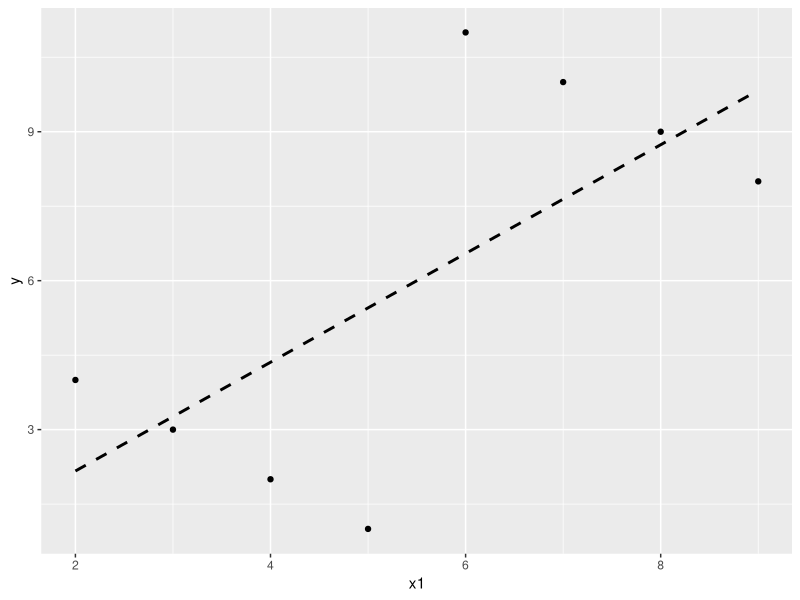
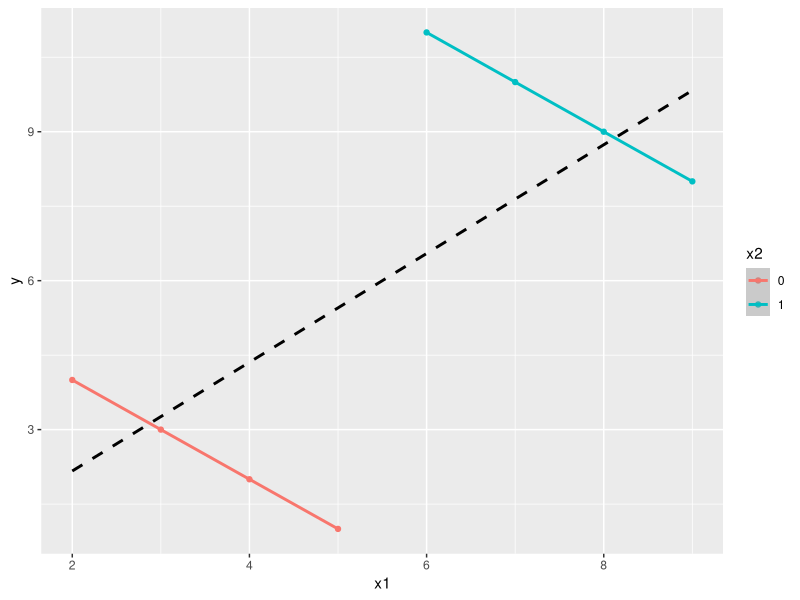
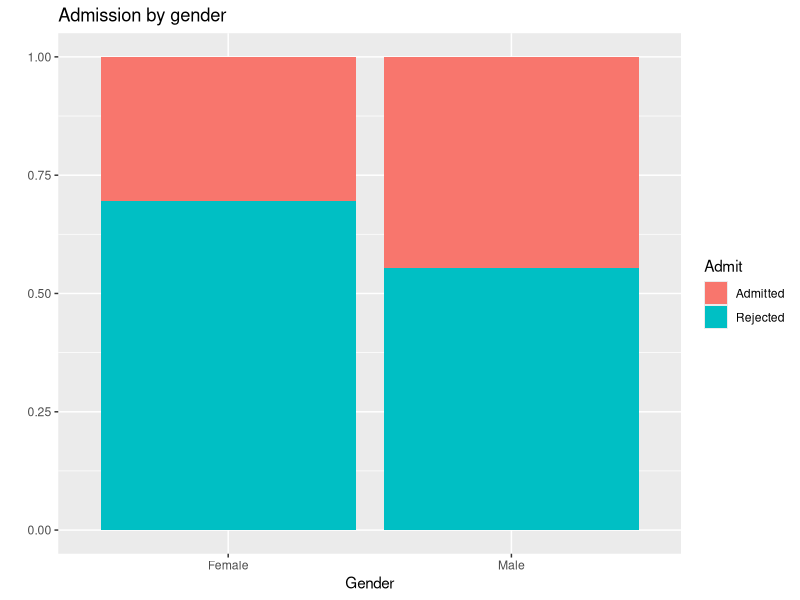
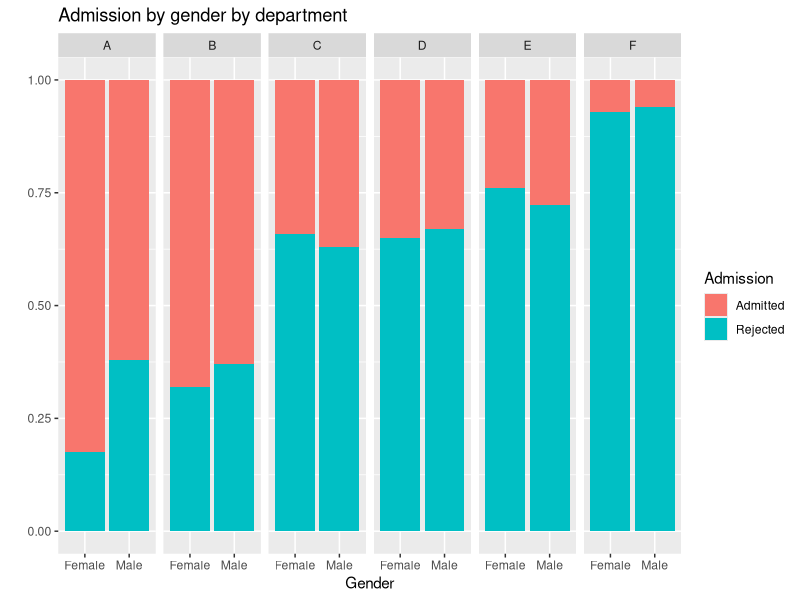
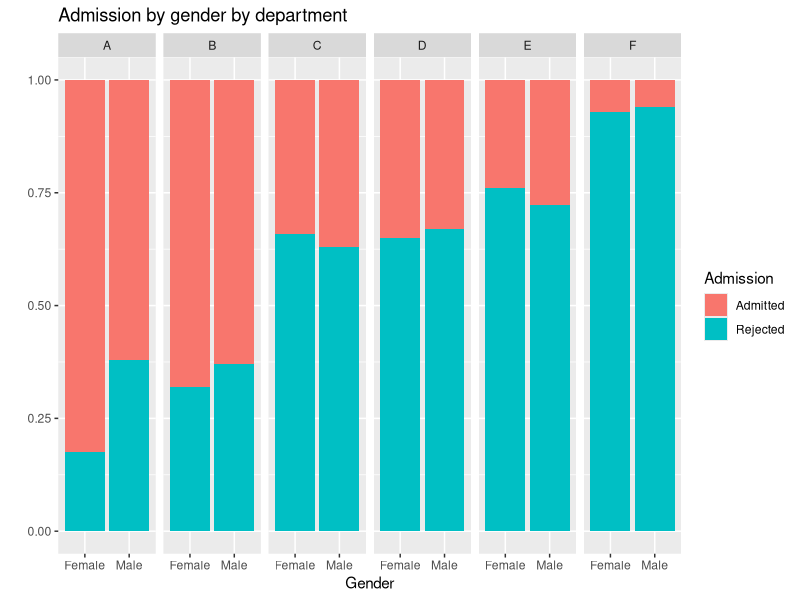

Generate these figures, in order, with R:
## ---- chunk 1
knitr::opts_chunk$set(echo = TRUE,
                      warning=FALSE,
                      message=FALSE,
                      fig.height = 2.65, 
                      dpi = 300) 
## ---- chunk 2
library(tidyverse)
## ---- chunk 3
df <- tribble(
  ~x1, ~y, ~x2,
  2,   4,  0,
  3,   3,  0,
  4,   2,  0,
  5,   1,  0,
  6,   11, 1,
  7,   10, 1,
  8,   9,  1,
  9,   8,  1
)
ggplot() +
  geom_point(data = df, aes(x1, y)) +
  geom_smooth(data = df, aes(x1, y), method = lm, se = FALSE, 
              color = "black", linetype = "dashed")
## ---- chunk 4
ggplot() +
  geom_point(data = df, aes(x1, y, color = factor(x2))) +
  geom_smooth(data = df, aes(x1, y, color = factor(x2)), method = lm) +
  geom_smooth(data = df, aes(x1, y), method = lm, se = FALSE, 
              color = "black", linetype = "dashed") +
  labs(color = "x2")
## ---- chunk 5
ucb_admit <- read_csv("data/ucb_admit.csv")
ucb_admit
## ---- chunk 6
glimpse(ucb_admit)
## ---- chunk 7
ucb_admit %>%
  count(Gender, Admit)
## ---- chunk 8
ucb_admit %>%
  count(Gender, Admit) %>%
  group_by(Gender) %>%
  mutate(prop_admit = n / sum(n))
## ---- chunk 9
ggplot(ucb_admit, mapping = aes(x = Gender, fill = Admit)) +
  geom_bar(position = "fill") + 
  labs(y = "", title = "Admission by gender")
## ---- chunk 10
ucb_admit %>%
  count(Dept, Gender, Admit)     # --->
## ---- chunk 11
ucb_admit %>%
  count(Dept, Gender, Admit) %>%
  print(n = 15)
## ---- chunk 12
ucb_admit %>%
  count(Dept, Gender, Admit) %>%
  group_by(Dept, Gender) %>%
  mutate(Perc_Admit = n / sum(n)) %>%
  filter(Admit == "Admitted")
## ---- chunk 13
ggplot(ucb_admit, mapping = aes(x = Gender, fill = Admit)) +
  geom_bar(position = "fill") +
  facet_grid(. ~ Dept) +
  labs(x = "Gender", y = "", fill = "Admission",
       title = "Admission by gender by department")
## ---- chunk 14
ggplot(ucb_admit, mapping = aes(x = Gender, fill = Admit)) +
  geom_bar(position = "fill") +
  facet_grid(. ~ Dept) +
  labs(x = "Gender", y = "", fill = "Admission",
       title = "Admission by gender by department")
